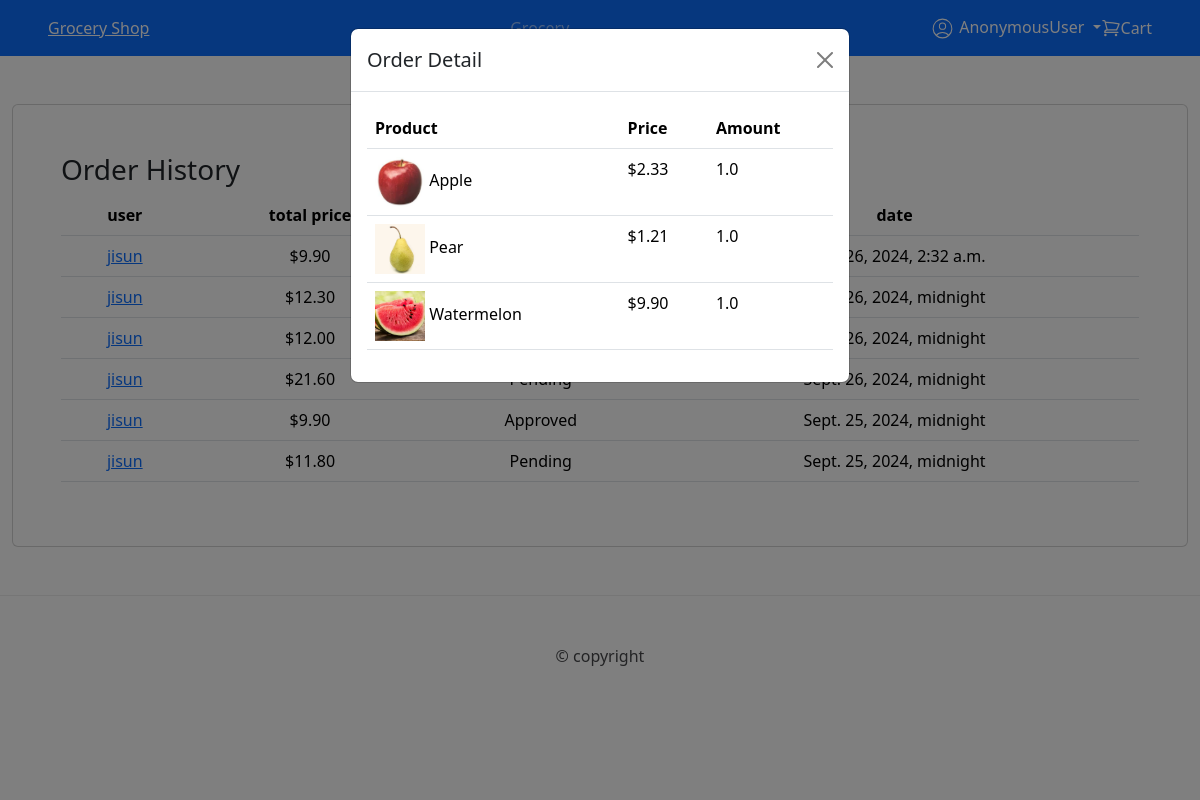
The page /grocery/order-history/2/2/ on the database its author committed.
### grocery/models.py (models this page shows, shortened)
class OrderHistory(models.Model):
    user = models.ForeignKey(settings.AUTH_USER_MODEL, on_delete=models.CASCADE)
    total_price = models.DecimalField(max_digits=10, decimal_places=2, default=0, help_text="Enter Total Price")
    LOAN_STATUS = (
        ('p', 'Pending'),
        ('a', 'Approved'),
        ('d', 'Denied'),
    )
    status = models.CharField(max_length=1, choices=LOAN_STATUS, blank=True, default='p', help_text='Product Status')
    update_date = models.DateTimeField(null=True, blank=True, auto_now_add=True)
    def get_order_url(self):
        return reverse("order-history", args=[str(self.user_id),str(self.id)])
    class Meta:
        ordering = ['-update_date']

class OrderProduct(models.Model):
    oid = models.ForeignKey(OrderHistory, on_delete=models.CASCADE, null=False)
    product = models.ForeignKey(Product,on_delete=models.RESTRICT, null=False)
    amount = models.FloatField(max_length=100,default=0, help_text="Enter amount")

class Product(models.Model):
    name = models.CharField(max_length=100,unique=True,help_text="Enter Product")
    price = models.DecimalField(max_length=100, max_digits=10, decimal_places=2, help_text="Enter Price")
    image = models.ImageField(null=True, upload_to="upload/", blank=True)
    class Meta:
        constraints=[
            UniqueConstraint(
                Lower('name'),
                name="insensitive-unique-product",
                violation_error_message="Product name already exists!"
            )
        ]

### grocery/views.py (the view)
# urls.py: path("order-history/<int:uid>/",views.OrderHistoryList.as_view(), name='order-history'),
class OrderHistoryList(generic.ListView):
    model = OrderHistory
    context_object_name = "order_history"
    template_name = "order/list.html"
    def get_context_data(self, **kwargs: Any):
        context =  super(OrderHistoryList,self).get_context_data(**kwargs)
        context['navItems'] = navItems
        context['order_history'] = OrderHistory.objects.filter(user_id=self.kwargs['uid'])
        if(len(self.kwargs)>1):
            context['selectedOrder'] = OrderProduct.objects.filter(oid=self.kwargs['pk'])
        return context

### grocery/templates/order/list.html (shortened to what this page needs)
{% extends "master.html" %}
{% load static %}
{% block content %}
<div class="card d-flex flex-column justify-content-center mt-5 p-5">
    <h3>Order History</h3>
    <table class="table">
        <thead class="thead-light">
            <tr style="text-align:center">
                <th>user</th>
                <th>total price</th>
                <th>status</th>
                <th>date</th>
            </tr>
        </thead>
        <tbody>
            {% for order in order_history %}
            <tr style="text-align:center">
                <td><a class="detail_link" href="{{order.get_order_url}}">{{ order.user }}</a></td>
                <td>${{ order.total_price }}</td>
                <td>
                    {{ order.get_status_display }}
                </td>
                <td>{{ order.update_date }}</td>
            </tr>
            {% endfor %}
        </tbody>
    </table>
</div>
{% if selectedOrder %}
<div class="modal bmodal" id="order_detail" aria-labelledby="exampleModalLabel" aria-hidden="true"
    style="max-height:80vh; overflow:scroll">
    <div class="modal-dialog">
        <div class="modal-content">
            <div class="modal-header">
                <h5 class="modal-title" id="exampleModalLabel">Order Detail</h5>
                <button type="button" class="btn-close" data-bs-dismiss="modal" aria-label="Close"></button>
            </div>
            <div class="modal-body">
                <table class="table">
                    <thead>
                        <tr>
                            <th scope="col">Product</th>
                            <th scope="col">Price</th>
                            <th scope="col">Amount</th>
                        </tr>
                    </thead>
                    <tbody>
                        {% for so in selectedOrder %}
                        <tr>
                            <td>
                                <img src="{% static so.product.image %}" style="width:50px;height:50px">
                                {{so.product.name}}
                            </td>
                            <td>${{so.product.price}}</td>
                            <td>{{so.amount}}</td>
                        </tr>
                        {% endfor %}
            </div>
        </div>
    </div>
</div>
{% endif %}
{% endblock content %}

### rows shown on the page
OrderHistory: user "jisun", total_price "9.90", update_date "Sept. 26, 2024, 2:32 a.m."
OrderHistory: user "jisun", total_price "12.30", update_date "Sept. 26, 2024, midnight"
OrderHistory: user "jisun", total_price "12.00", update_date "Sept. 26, 2024, midnight"
OrderHistory: user "jisun", total_price "21.60", update_date "Sept. 26, 2024, midnight"
OrderHistory: user "jisun", total_price "9.90", status "Approved", update_date "Sept. 25, 2024, midnight"
OrderHistory: user "jisun", total_price "11.80", status "Pending", update_date "Sept. 25, 2024, midnight"
OrderProduct: product.image (picture), product.name "Apple", product.price "2.33", amount "1.0"
OrderProduct: product.image (picture), product.name "Pear", product.price "1.21", amount "1.0"
OrderProduct: product.image (picture), product.name "Watermelon", product.price "9.90", amount "1.0"

### other values the page prints
{{ user }} "AnonymousUser"
